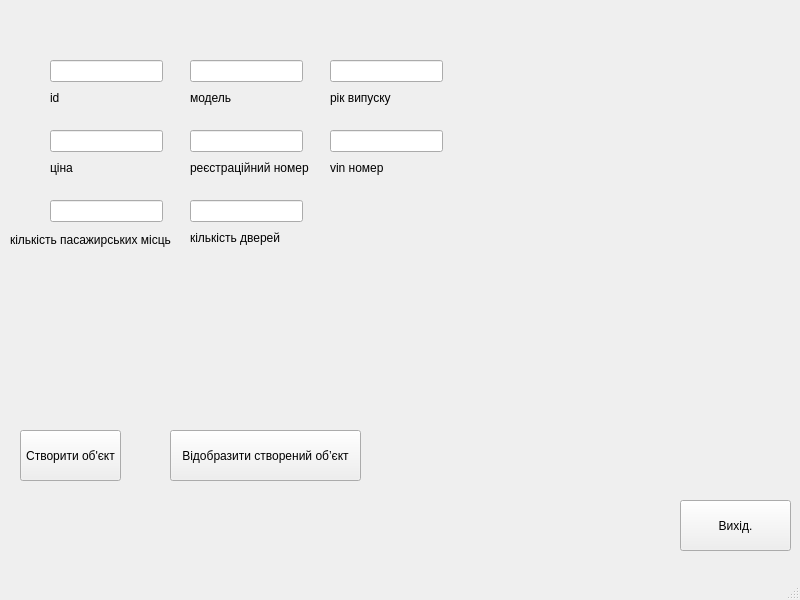
<?xml version="1.0" encoding="UTF-8"?>
<ui version="4.0">
 <class>MainWindow</class>
 <widget class="QMainWindow" name="MainWindow">
  <property name="geometry">
   <rect>
    <x>0</x>
    <y>0</y>
    <width>800</width>
    <height>600</height>
   </rect>
  </property>
  <property name="windowTitle">
   <string>MainWindow</string>
  </property>
  <widget class="QWidget" name="centralwidget">
   <widget class="QLineEdit" name="lineEdit">
    <property name="geometry">
     <rect>
      <x>50</x>
      <y>60</y>
      <width>113</width>
      <height>22</height>
     </rect>
    </property>
   </widget>
   <widget class="QLineEdit" name="lineEdit_2">
    <property name="geometry">
     <rect>
      <x>190</x>
      <y>60</y>
      <width>113</width>
      <height>22</height>
     </rect>
    </property>
   </widget>
   <widget class="QPushButton" name="pushButton">
    <property name="geometry">
     <rect>
      <x>20</x>
      <y>430</y>
      <width>101</width>
      <height>51</height>
     </rect>
    </property>
    <property name="text">
     <string>Створити об'єкт</string>
    </property>
   </widget>
   <widget class="QPushButton" name="pushButton_2">
    <property name="geometry">
     <rect>
      <x>170</x>
      <y>430</y>
      <width>191</width>
      <height>51</height>
     </rect>
    </property>
    <property name="text">
     <string>Відобразити створений об’єкт</string>
    </property>
   </widget>
   <widget class="QPushButton" name="pushButton_3">
    <property name="geometry">
     <rect>
      <x>680</x>
      <y>500</y>
      <width>111</width>
      <height>51</height>
     </rect>
    </property>
    <property name="text">
     <string>Вихід.</string>
    </property>
   </widget>
   <widget class="QLineEdit" name="lineEdit_3">
    <property name="geometry">
     <rect>
      <x>330</x>
      <y>60</y>
      <width>113</width>
      <height>22</height>
     </rect>
    </property>
   </widget>
   <widget class="QLineEdit" name="lineEdit_4">
    <property name="geometry">
     <rect>
      <x>190</x>
      <y>130</y>
      <width>113</width>
      <height>22</height>
     </rect>
    </property>
   </widget>
   <widget class="QLineEdit" name="lineEdit_5">
    <property name="geometry">
     <rect>
      <x>50</x>
      <y>130</y>
      <width>113</width>
      <height>22</height>
     </rect>
    </property>
   </widget>
   <widget class="QLineEdit" name="lineEdit_6">
    <property name="geometry">
     <rect>
      <x>330</x>
      <y>130</y>
      <width>113</width>
      <height>22</height>
     </rect>
    </property>
   </widget>
   <widget class="QLineEdit" name="lineEdit_7">
    <property name="geometry">
     <rect>
      <x>50</x>
      <y>200</y>
      <width>113</width>
      <height>22</height>
     </rect>
    </property>
   </widget>
   <widget class="QLineEdit" name="lineEdit_8">
    <property name="geometry">
     <rect>
      <x>190</x>
      <y>200</y>
      <width>113</width>
      <height>22</height>
     </rect>
    </property>
   </widget>
   <widget class="QLabel" name="label">
    <property name="geometry">
     <rect>
      <x>50</x>
      <y>90</y>
      <width>49</width>
      <height>16</height>
     </rect>
    </property>
    <property name="text">
     <string>id</string>
    </property>
   </widget>
   <widget class="QLabel" name="label_2">
    <property name="geometry">
     <rect>
      <x>190</x>
      <y>90</y>
      <width>49</width>
      <height>16</height>
     </rect>
    </property>
    <property name="text">
     <string>модель</string>
    </property>
   </widget>
   <widget class="QLabel" name="label_3">
    <property name="geometry">
     <rect>
      <x>330</x>
      <y>90</y>
      <width>71</width>
      <height>16</height>
     </rect>
    </property>
    <property name="text">
     <string>рік випуску</string>
    </property>
   </widget>
   <widget class="QLabel" name="label_4">
    <property name="geometry">
     <rect>
      <x>50</x>
      <y>160</y>
      <width>49</width>
      <height>16</height>
     </rect>
    </property>
    <property name="text">
     <string>ціна</string>
    </property>
   </widget>
   <widget class="QLabel" name="label_5">
    <property name="geometry">
     <rect>
      <x>190</x>
      <y>160</y>
      <width>131</width>
      <height>16</height>
     </rect>
    </property>
    <property name="text">
     <string>реєстраційний номер</string>
    </property>
   </widget>
   <widget class="QLabel" name="label_6">
    <property name="geometry">
     <rect>
      <x>330</x>
      <y>160</y>
      <width>131</width>
      <height>16</height>
     </rect>
    </property>
    <property name="text">
     <string>vin номер</string>
    </property>
   </widget>
   <widget class="QLabel" name="label_7">
    <property name="geometry">
     <rect>
      <x>10</x>
      <y>230</y>
      <width>181</width>
      <height>20</height>
     </rect>
    </property>
    <property name="text">
     <string>кількість пасажирських місць</string>
    </property>
   </widget>
   <widget class="QLabel" name="label_8">
    <property name="geometry">
     <rect>
      <x>190</x>
      <y>230</y>
      <width>141</width>
      <height>16</height>
     </rect>
    </property>
    <property name="text">
     <string>кількість дверей</string>
    </property>
   </widget>
  </widget>
  <widget class="QMenuBar" name="menubar">
   <property name="geometry">
    <rect>
     <x>0</x>
     <y>0</y>
     <width>800</width>
     <height>22</height>
    </rect>
   </property>
  </widget>
  <widget class="QStatusBar" name="statusbar"/>
 </widget>
 <resources/>
 <connections>
  <connection>
   <sender>pushButton_3</sender>
   <signal>clicked()</signal>
   <receiver>MainWindow</receiver>
   <slot>close()</slot>
   <hints>
    <hint type="sourcelabel">
     <x>735</x>
     <y>547</y>
    </hint>
    <hint type="destinationlabel">
     <x>399</x>
     <y>299</y>
    </hint>
   </hints>
  </connection>
 </connections>
</ui>
